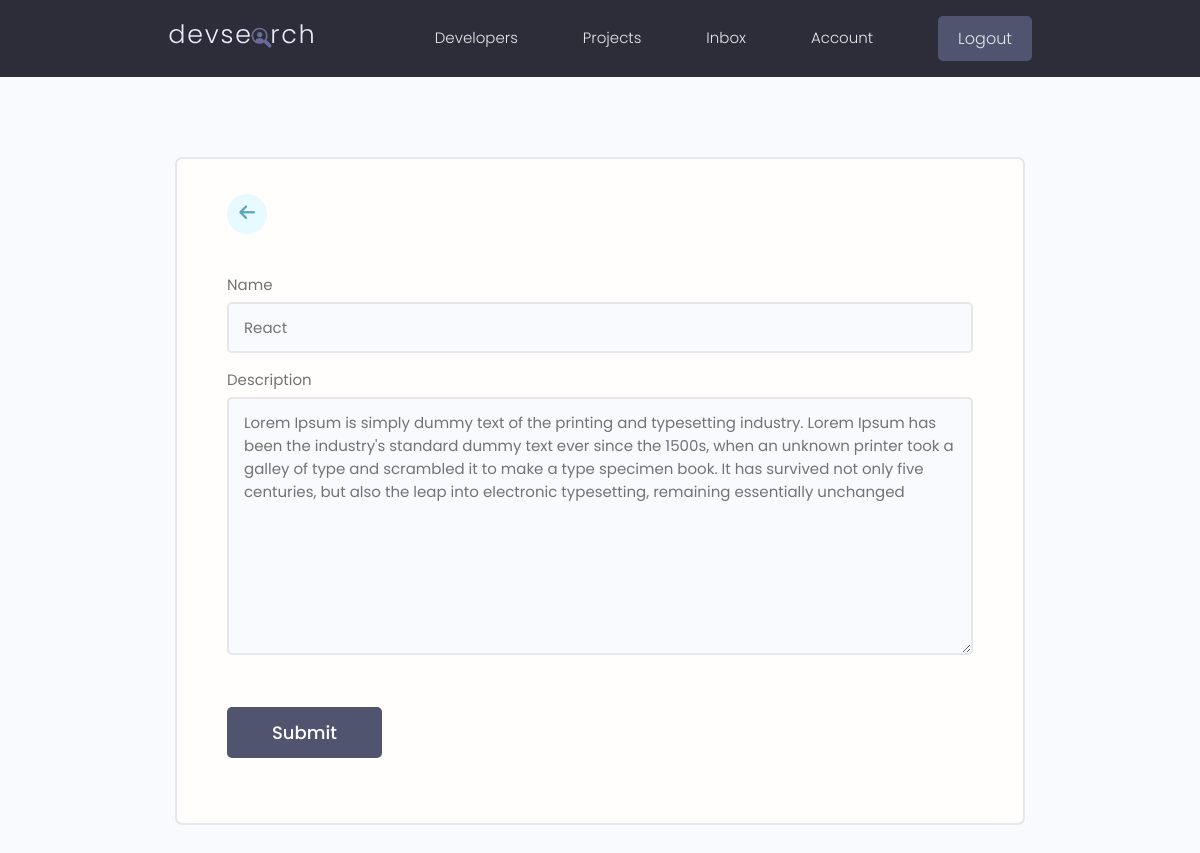
Page /update-skill/e93cb474-1553-42a3-bd35-0fd6be43d08f/ (signed in) on the committed database.
### users/models.py (models this page shows, shortened)
class Skill(models.Model):
    owner = models.ForeignKey(Profile, on_delete=models.CASCADE, null=True, blank=True)
    name = models.CharField(max_length=200, blank=True, null=True)
    description = models.TextField(null=True, blank=True)
    created = models.DateTimeField(auto_now_add=True)
    id = models.UUIDField(
        default=uuid.uuid4, unique=True, primary_key=True, editable=False
    )

### users/views.py (the view)
# urls.py: path("update-skill/<str:pk>/", views.updateSkill, name="update-skill"),
@login_required(login_url="login")
def updateSkill(request, pk):
    profile = request.user.profile
    skill = profile.skill_set.get(id=pk)
    form = SkillForm(instance=skill)
    if request.method == "POST":
        form = SkillForm(request.POST, instance=skill)
        if form.is_valid():
            form.save()
            messages.success(request, "Skill was updated Successfully!")
            return redirect("account")
    context = {"form": form}
    return render(request, "users/skill_form.html", context)

### users/forms.py
class SkillForm(ModelForm):
    class Meta:
        model = Skill
        fields = "__all__"
        exclude = ["owner"]
    def __init__(self, *args, **kwargs):
        super(SkillForm, self).__init__(*args, **kwargs)
        for name, field in self.fields.items():
            field.widget.attrs.update({"class": "input"})

### users/templates/users/skill_form.html
{% extends 'main.html' %} {% block content %}
<main class="formPage my-xl">
  <div class="content-box">
    <div class="formWrapper">
      <a class="backButton" href="{% url 'account' %}"
        ><i class="fa-solid fa-arrow-left"></i
      ></a>
      <br />
      <form class="form" method="POST">
        {% csrf_token %} {% for field in form %}
        <div class="form__field">
          <label for="formInput#text">{{field.label}} </label>
          {{field}}
        </div>
        {% endfor %}
        <input
          class="btn btn--sub btn--lg my-md"
          type="submit"
          value="Submit"
        />
      </form>
    </div>
  </div>
</main>
{% endblock %}

### static/styles/app.css (style rules this page uses)
:root { --color-sub: #2d2d39; }
.btn--sub { background-color: var(--color-sub-light); }
.content-box { width: 95%; max-width: 85rem; margin: 0 auto; }
.backButton { background: var(--color-main-light); color: var(--color-main); width: 4rem; height: 4rem; display: flex; align-items: center; justify-content: center; border-radius: 50%; }
.backButton i { font-size: 1.8rem; }
.formPage .formWrapper { list-style: none; background: var(--color-white); padding: 3.5rem 5rem; border: 2px solid var(--color-light); border-radius: 0.7rem; }

### static/uikit/styles/modules/_variables.css (style rules this page uses)
:root { --color-main: #5aa5b9; --color-main-light: #e6faff; --color-sub: #3f4156; --color-sub-light: #51546e; --color-sub-lighter: #ededfd; --color-text: #737373; --color-gray: #8b8b8b; --color-light: #e5e7eb; --color-light-gray: #767676; --color-bg: #f8fafd; --color-white: #fffefd; --color-white-light: #f3f3f3; --color-success: #359e64; --color-success-bg: #def8e8; --color-error: #fc4b0b; --color-error-bg: #fff2ee; --font-base: 'Poppins', arial, helvetica, 'Segoe UI', roboto, ubuntu, sans-serif; --font-monospace: 'Fira Code', 'Courier New', courier, monospace; --font-regular: 300; --font-medium: 500; --font-bold: 700; --generic-shadow: 1px 1px 5px #00000010; --generic-transition: all 0.3s ease-in-out; }

### static/uikit/styles/modules/_base.css (style rules this page uses)
* { margin: 0; padding: 0; box-sizing: border-box; text-rendering: optimizeLegibility; color: inherit; font-size: inherit; }
html { font-size: 50%; }
@media only screen and (min-width: 480px) { html { font-size: 56.25%; } }
@media only screen and (min-width: 1200px) { html { font-size: 62.5%; } }
body { line-height: 1.6; font-weight: 400; font-size: 1.5rem; color: var(--color-text); background-color: var(--color-bg); min-height: 100vh; }

### static/uikit/styles/modules/_typography.css (style rules this page uses)
* { font-family: var(--font-base); }
a { padding-bottom: 2px; text-decoration: none; display: inline-block; color: var(--color-main); font-weight: var(--font-medium); }

### static/uikit/styles/modules/_utilities.css (style rules this page uses)
.my-md { margin: 3rem auto; }
.my-xl { margin: 8rem auto; }

### static/uikit/styles/modules/_button.css (style rules this page uses)
.btn { display: inline-block; position: relative; cursor: pointer; background-color: var(--color-light); font-weight: var(--font-medium); color: var(--color-sub); text-decoration: none; padding: 1rem 2rem; border-radius: 0.5rem; border: none; width: -webkit-fit-content; width: -moz-fit-content; width: fit-content; height: -webkit-fit-content; height: -moz-fit-content; height: fit-content; font-size: 1.6rem; outline-width: 0; outline-color: transparent; -webkit-backface-visibility: hidden; backface-visibility: hidden; transition: all 0.3s ease-in-out; }
.btn--sub { background-color: var(--color-sub); color: var(--color-white); }
.btn--lg { font-size: 1.8rem; padding: 1.2rem 4.5rem; }

### static/uikit/styles/modules/_form.css (style rules this page uses)
.form { display: block; }
.form__field { margin-top: 1.5rem; margin-bottom: 1.5rem; }
.form__label, .form__field > label { display: block; margin-bottom: 0.5rem; color: var(--color-text); }
input.input[type='text'], input.input[type='email'], input.input[type='password'], input.input[type='number'], textarea.input { min-width: 24rem; width: 100%; padding: 1.2rem 1.5rem; border-radius: 0.5rem; border: 2px solid var(--color-light); transition: all 0.3s ease-in-out; background-color: var(--color-bg); }

### rows in the picture
Skill: form "React" "Lorem Ipsum is simply dummy text of the printing and typesetting industry. Lorem Ipsum has been the industry's standard dummy text ever since the 1500s, when an unknown printer took a galley of type and scrambled it to make a type specimen book. It has survived not only five centuries, but also the leap into electronic typesetting, remaining essentially unchanged"

### other values in the picture
{{ field.label }} "Name" "Description"
